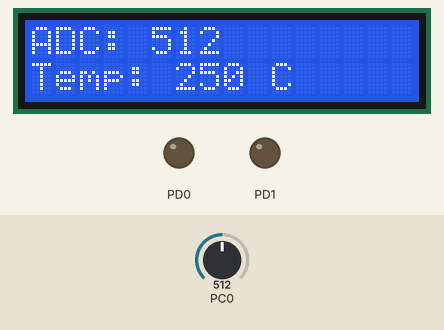
This program was run on a simulated ATmega328P, built with avr-gcc and emulated at 16 MHz. Parts: 16×2 character LCD, output pins drawn as LEDs (lit = HIGH). Wiring (inferred from the names in the program): character LCD (HD44780): RS PD2; E PD3; data PD4, PD5, PD6, PD7. Inputs (shaded band) come from the test bench; at power-on: PC0 = 512. Pins used as bus, display or sensor lines are not drawn.

Above: at 10.1 s.
10.2 s: PC0 set to 223
At 20.2 s:
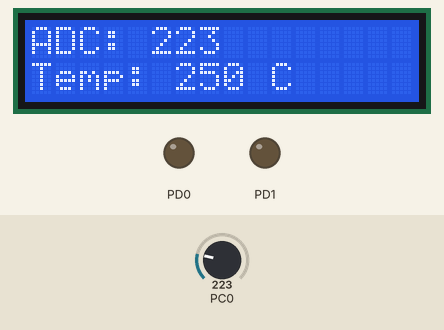
20.7 s: PC0 set to 187
At 33.1 s:
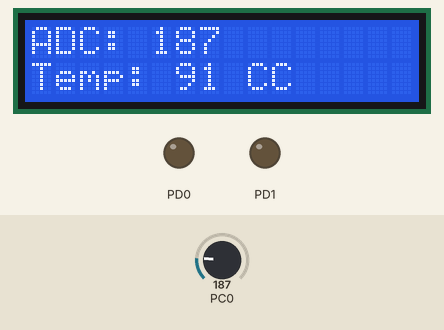
33.4 s: PC0 set to 22
At 35.9 s:
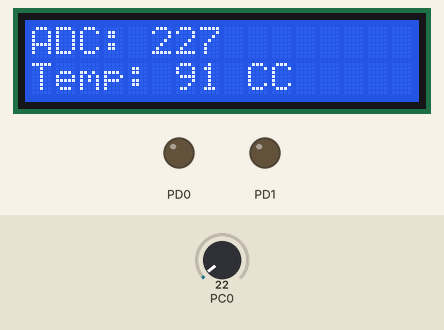
42.2 s: PC0 set to 19
At 56.7 s:
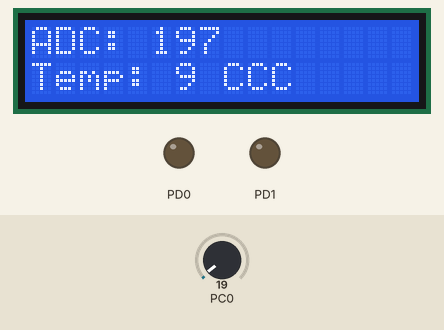
Timing chart, 0 to 57.2 s (numbered marks = the images above; inputs shaded):
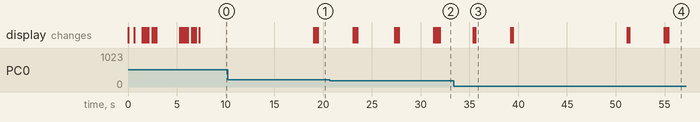

The program:

main.c
```c
#include <avr/io.h>
#include <util/delay.h>
#include <stdio.h>
#include "lcd.h"


void adc_init(void) {

	ADMUX = (1 << REFS0);

	ADCSRA = (1 << ADEN) | (1 << ADPS2) | (1 << ADPS1);
}


uint16_t adc_read(uint8_t ch) {

	ch &= 0b00000111;
	ADMUX = (ADMUX & 0xF8) | ch;
	ADCSRA |= (1 << ADSC);
	while (ADCSRA & (1 << ADSC));
	return ADC;
}

int main(void) {
	char buffer[16];
	uint16_t adc_value;
	float temperature;

	lcd_init();
	adc_init();

	while (1) {

		adc_value = adc_read(0);


		snprintf(buffer, sizeof(buffer), "ADC: %d", adc_value);
		lcd_set_cursor(0, 0);
		lcd_string(buffer);
		_delay_ms(2000);


		float voltage = adc_value * (5.0 / 1024.0);


		temperature = voltage * 100;


		snprintf(buffer, sizeof(buffer), "Temp: %d C", (int)temperature);
		lcd_set_cursor(0, 1);
		lcd_string(buffer);

		_delay_ms(2000);
	}
}
```

lcd.c
```c
/*
 * lcd.c
 *
 * Created: 11.09.2024 14:11:57
 *  Author: JakubM
 */

#include "lcd.h"

void lcd_command(uint8_t cmd)
{
	PORTD = (cmd & 0xF0);
	PORTD &= ~(1 << RS);
	PORTD |= (1 << E);
	_delay_ms(1);
	PORTD &= ~(1 << E);

	_delay_ms(200);

	PORTD = (cmd << 4);
	PORTD &= ~(1 << RS);
	PORTD |= (1 << E);
	_delay_ms(1);
	PORTD &= ~(1 << E);

	_delay_ms(2);
}

void lcd_data(uint8_t data)
{
	PORTD = (data & 0xF0);
	PORTD |= (1 << RS);
	PORTD |= (1 << E);
	_delay_ms(1);
	PORTD &= ~(1 << E);

	_delay_ms(200);

	PORTD = (data << 4);
	PORTD |= (1 << RS);
	PORTD |= (1 << E);
	_delay_ms(1);
	PORTD &= ~(1 << E);

	_delay_ms(2);
}


void lcd_init(void)
{
	DDRD = 0xFF;
	_delay_ms(20);

	lcd_command(0x02);
	lcd_command(0x28);
	lcd_command(0x0C);
	lcd_command(0x06);
	lcd_command(0x01);

	_delay_ms(2);
}

void lcd_string(const char *str)
{
	while (*str)
	{
		lcd_data(*str++);
	}
}

void lcd_set_cursor(uint8_t col, uint8_t row)
{
	uint8_t address;

	switch(row)
	{
		case 0:
		address = 0x00 + col;
		break;

		case 1:
		address = 0x40 + col;
		break;

		default:
		address = 0x00 + col;
		break;

	}
	lcd_command(0x80 | address);
}
```

lcd.h
```c
/*
 * lcd.h
 *
 * Created: 11.09.2024 14:05:32
 *  Author: JakubM
 */


#ifndef LCD_H_
#define LCD_H_

#include <avr/io.h>
#include <util/delay.h>

#define RS PD2
#define E PD3
#define D4 PD4
#define D5 PD5
#define D6 PD6
#define D7 PD7

void lcd_init(void);
void lcd_command(uint8_t cmd);
void lcd_data(uint8_t data);
void lcd_string(const char *str);
void lcd_set_cursor(uint8_t col, uint8_t row);


#endif /* LCD_H_ */
```

Measured:
- the behaviour switches between 205 and 204 on PC0 (found by bisection; images 1 and 2)
- the behaviour switches between 21 and 20 on PC0 (found by bisection; images 3 and 4)
- after the input at 10.2 s, the display: first changes after 8.8 s (image 1 shows a later state)
- after the input at 33.4 s, the display: first changes after 2.0 s (image 3 shows a later state)
- after the input at 42.2 s, the display: first changes after 9.0 s (image 4 shows a later state)
- what the display in image 3 shows lasts 3.6 s, from 35.6 s to 39.2 s
